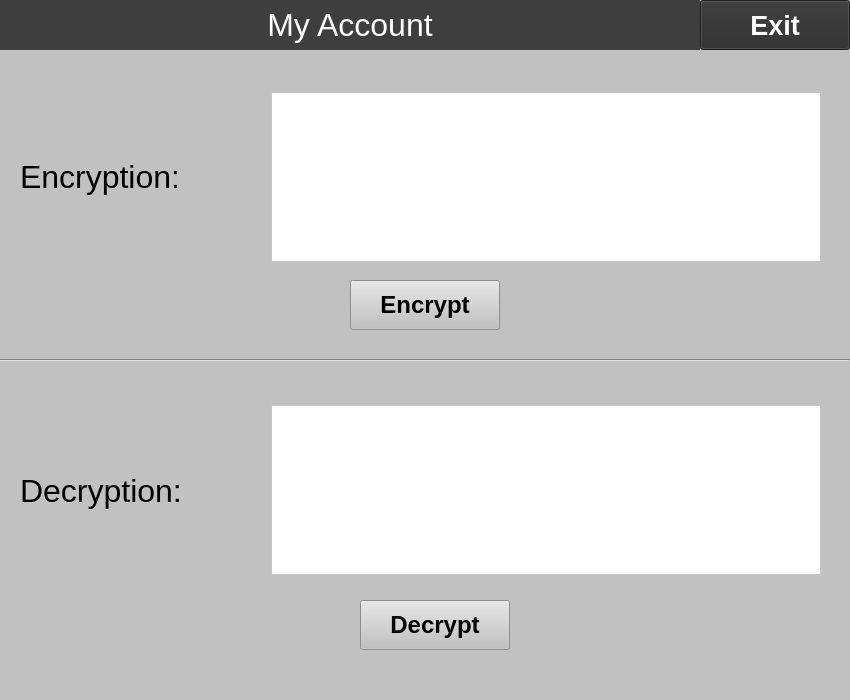
<?xml version="1.0" encoding="UTF-8"?>
<ui version="4.0">
 <class>MainWindow</class>
 <widget class="QMainWindow" name="MainWindow">
  <property name="geometry">
   <rect>
    <x>0</x>
    <y>0</y>
    <width>850</width>
    <height>700</height>
   </rect>
  </property>
  <property name="minimumSize">
   <size>
    <width>850</width>
    <height>700</height>
   </size>
  </property>
  <property name="maximumSize">
   <size>
    <width>850</width>
    <height>900</height>
   </size>
  </property>
  <property name="font">
   <font>
    <pointsize>20</pointsize>
   </font>
  </property>
  <property name="windowTitle">
   <string>MainWindow</string>
  </property>
  <property name="styleSheet">
   <string notr="true">background-color: rgb(193, 193, 193);</string>
  </property>
  <widget class="QWidget" name="centralwidget">
   <widget class="QLabel" name="l_title_personal_ac">
    <property name="geometry">
     <rect>
      <x>0</x>
      <y>0</y>
      <width>700</width>
      <height>50</height>
     </rect>
    </property>
    <property name="font">
     <font>
      <pointsize>24</pointsize>
     </font>
    </property>
    <property name="styleSheet">
     <string notr="true">color: rgb(255, 255, 255);
background-color: rgb(62, 62, 62);</string>
    </property>
    <property name="text">
     <string>My Account</string>
    </property>
    <property name="alignment">
     <set>Qt::AlignCenter</set>
    </property>
   </widget>
   <widget class="QPushButton" name="exit_btn">
    <property name="geometry">
     <rect>
      <x>700</x>
      <y>0</y>
      <width>150</width>
      <height>50</height>
     </rect>
    </property>
    <property name="font">
     <font>
      <pointsize>20</pointsize>
      <weight>75</weight>
      <bold>true</bold>
     </font>
    </property>
    <property name="styleSheet">
     <string notr="true">color: rgb(255, 255, 255);
background-color: rgb(44, 44, 44);</string>
    </property>
    <property name="text">
     <string>Exit</string>
    </property>
   </widget>
   <widget class="QPushButton" name="encrypt_btn">
    <property name="geometry">
     <rect>
      <x>350</x>
      <y>280</y>
      <width>150</width>
      <height>50</height>
     </rect>
    </property>
    <property name="font">
     <font>
      <pointsize>18</pointsize>
      <weight>75</weight>
      <bold>true</bold>
     </font>
    </property>
    <property name="text">
     <string>Encrypt</string>
    </property>
   </widget>
   <widget class="QPushButton" name="dencrypt_btn">
    <property name="geometry">
     <rect>
      <x>360</x>
      <y>600</y>
      <width>150</width>
      <height>50</height>
     </rect>
    </property>
    <property name="font">
     <font>
      <pointsize>18</pointsize>
      <weight>75</weight>
      <bold>true</bold>
     </font>
    </property>
    <property name="text">
     <string>Decrypt</string>
    </property>
   </widget>
   <widget class="Line" name="line">
    <property name="geometry">
     <rect>
      <x>0</x>
      <y>350</y>
      <width>850</width>
      <height>20</height>
     </rect>
    </property>
    <property name="orientation">
     <enum>Qt::Horizontal</enum>
    </property>
   </widget>
   <widget class="QWidget" name="">
    <property name="geometry">
     <rect>
      <x>20</x>
      <y>80</y>
      <width>801</width>
      <height>194</height>
     </rect>
    </property>
    <layout class="QHBoxLayout" name="horizontalLayout">
     <item>
      <widget class="QLabel" name="l_text_1">
       <property name="font">
        <font>
         <pointsize>24</pointsize>
        </font>
       </property>
       <property name="text">
        <string>Encryption:</string>
       </property>
      </widget>
     </item>
     <item>
      <widget class="QTextEdit" name="encrypt_text">
       <property name="maximumSize">
        <size>
         <width>550</width>
         <height>170</height>
        </size>
       </property>
       <property name="font">
        <font>
         <pointsize>12</pointsize>
        </font>
       </property>
       <property name="styleSheet">
        <string notr="true">background-color: rgb(255, 255, 255);</string>
       </property>
      </widget>
     </item>
    </layout>
   </widget>
   <widget class="QWidget" name="">
    <property name="geometry">
     <rect>
      <x>20</x>
      <y>390</y>
      <width>801</width>
      <height>201</height>
     </rect>
    </property>
    <layout class="QHBoxLayout" name="horizontalLayout_2">
     <item>
      <widget class="QLabel" name="l_text_2">
       <property name="font">
        <font>
         <pointsize>24</pointsize>
        </font>
       </property>
       <property name="text">
        <string>Decryption:</string>
       </property>
      </widget>
     </item>
     <item>
      <widget class="QTextEdit" name="dencrypt_text">
       <property name="maximumSize">
        <size>
         <width>550</width>
         <height>170</height>
        </size>
       </property>
       <property name="font">
        <font>
         <pointsize>12</pointsize>
        </font>
       </property>
       <property name="styleSheet">
        <string notr="true">background-color: rgb(255, 255, 255);</string>
       </property>
      </widget>
     </item>
    </layout>
   </widget>
  </widget>
 </widget>
 <resources/>
 <connections/>
</ui>
